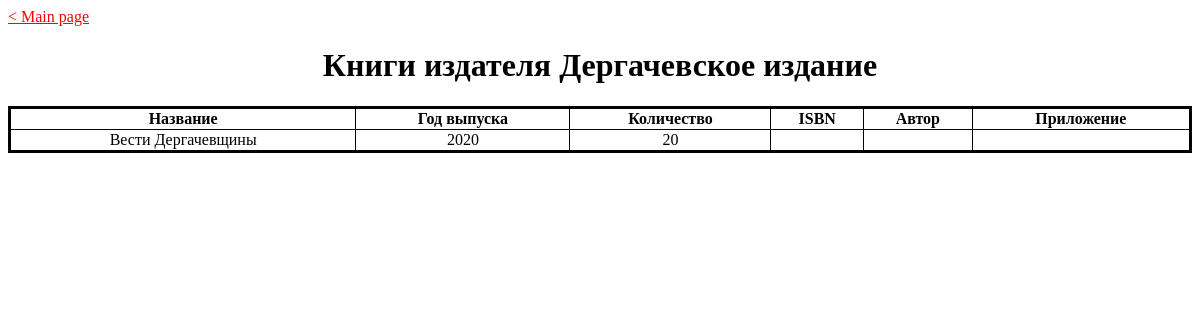
The app's page /books-by-publisher.php?publ=Дергачевское издание with its own data.
### tables this page shows
CREATE TABLE `literature` (
  `id_book` int(11) NOT NULL,
  `name` text NOT NULL,
  `publication_date` date NOT NULL,
  `publisher` text NOT NULL,
  `quantity` int(11) NOT NULL,
  `ISBN` varchar(20) NOT NULL,
  `journal number` int(11) DEFAULT NULL,
  `type` enum('Book','Journal','Newspaper','') NOT NULL,
  `fid_resourse` int(11) DEFAULT NULL
);

### books-by-publisher.php (the view, shortened to what this page needs)
<?php
	require 'conn.php';
	$title = "Книги издателя " . $_GET['publ'];
?>
<!DOCTYPE html>
<html lang="ru">
<head>
	<link rel="stylesheet" href="style.css">
</head>
<body>
	<h1>
		<?php echo $title;	?>
	</h1>
	<table border="1">
		<thead>
			<th>Название</th>
			<th>Год выпуска</th>
			<th>Количество</th>
			<th>ISBN</th>
			<th>Автор</th>
			<th>Приложение</th>
		</thead>
		<tbody>
			<?php
				$stm = "
SELECT l.id_book, l.name, DATE_FORMAT(l.publication_date, '%Y'), l.quantity, l.ISBN, r.title
	FROM literature l
    LEFT JOIN resourse r ON r.id=l.fid_resourse
	WHERE l.publisher LIKE ?;";
				$pdo_stm = $pdo->prepare($stm);
				$pdo_stm->execute(
                	array($_GET['publ'])
            	);
            	$pdo_stm->setFetchMode(PDO::FETCH_NUM);
            	foreach ($pdo_stm as $row) {
                	echo '<tr>';
                	for ($i = 1; $i <= 4; ++$i) {
                    	echo '<td>' . $row[$i] . '</td>';
                	}
                	echo "<td>";
                	echo "</td>";
                	echo "<td>" . $row[5] . "</td>";
                	echo '</tr>';
            	}
			?>
		</tbody>
	</table>
</body>

### style.css (style rules this page uses)
body { text-align: center; }
table { width: 100%; border-collapse: collapse; border: 3px solid black; }
.main-page-link { display: block; text-align: start; color: red; }

### records on screen
literature: name "Вести Дергачевщины", i "2020", quantity "20"

### other values on screen
file_get_contents("main-page-link.htm") "< Main page"
$title "Книги издателя Дергачевское издание"
